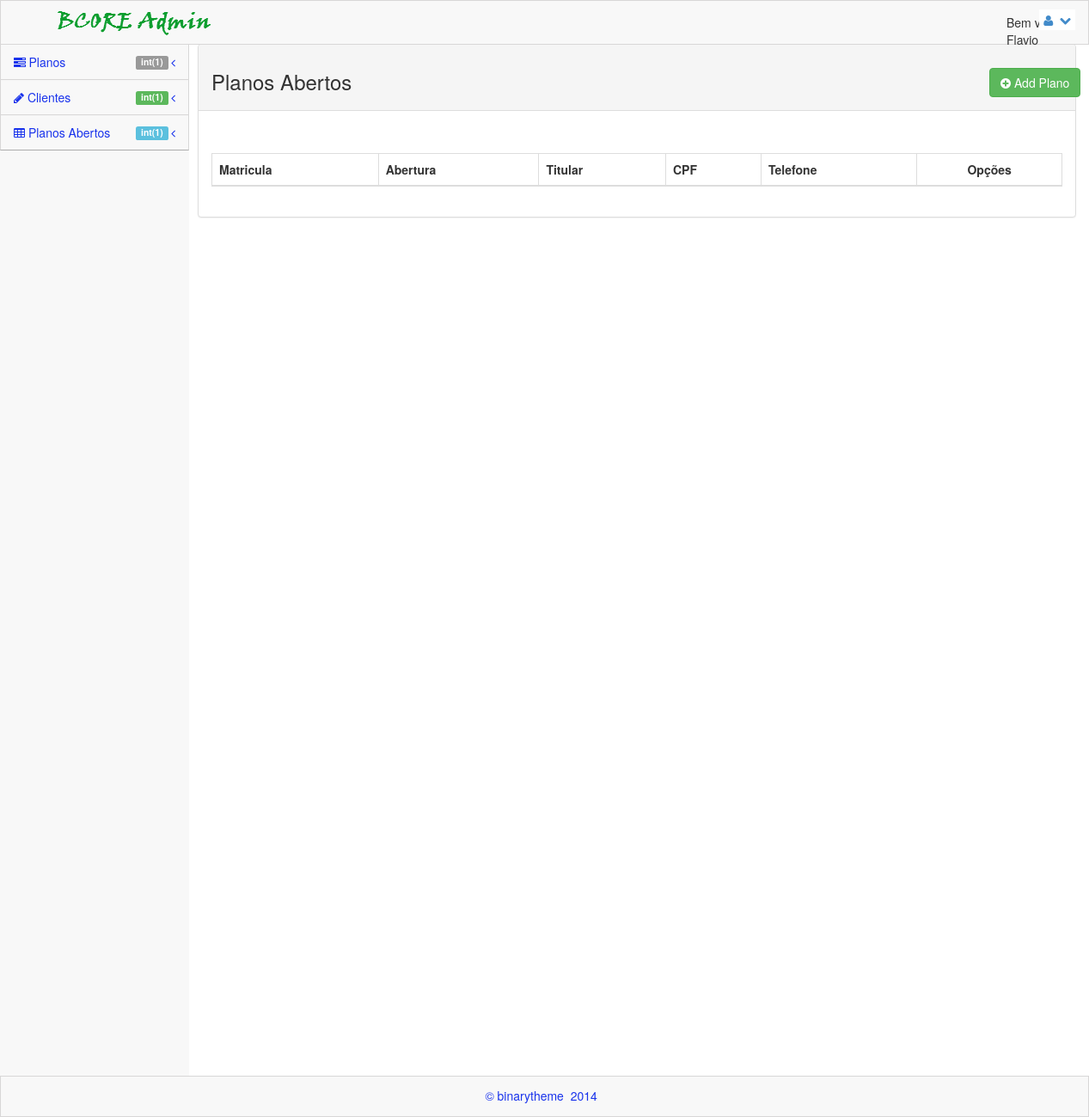
/views/abertos.php (signed in), run on an earlier commit of the app's database.
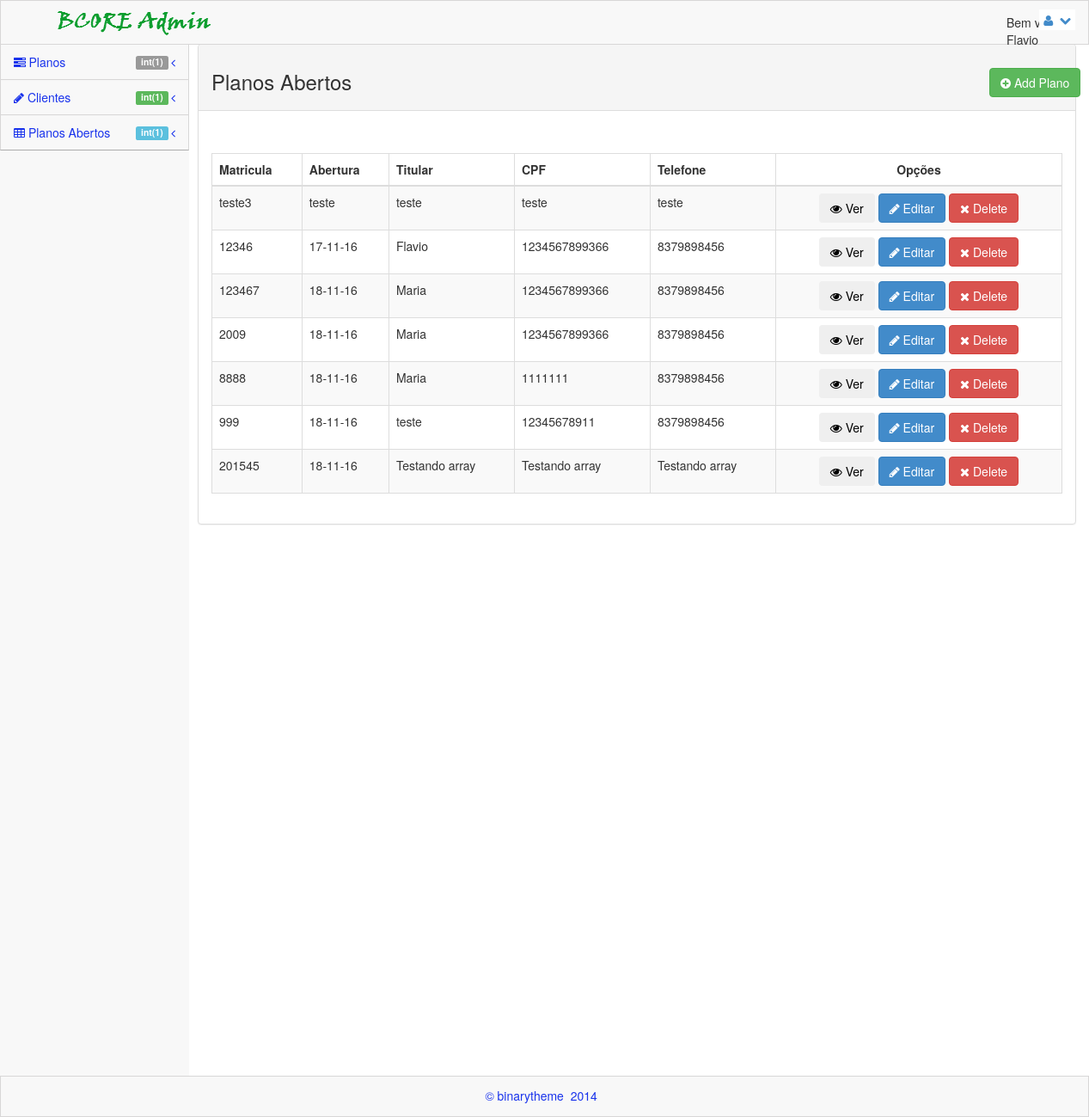
And on a later commit of the database.
### tables this page shows
CREATE TABLE `planos` (
  `id` int(11) NOT NULL,
  `matricula` varchar(50) NOT NULL,
  `dtabertura` varchar(20) NOT NULL,
  `ntitular` varchar(200) NOT NULL,
  `sexo` varchar(20) NOT NULL,
  `dtnasc` varchar(30) NOT NULL,
  `cpf` varchar(20) NOT NULL,
  `rg` varchar(20) NOT NULL,
  `org` varchar(10) NOT NULL,
  `profissao` varchar(30) NOT NULL,
  `mae` varchar(100) NOT NULL,
  `endereco` varchar(100) NOT NULL,
  `num` varchar(10) NOT NULL,
  `bairro` varchar(30) NOT NULL,
  `cidade` varchar(50) NOT NULL,
  `uf` varchar(5) NOT NULL,
  `cep` varchar(20) NOT NULL,
  `telefone` varchar(50) NOT NULL,
  `email` varchar(50) NOT NULL,
  `status` varchar(20) NOT NULL,
  `ndep1` varchar(200) NOT NULL,
  `data1` varchar(20) DEFAULT NULL,
  `ndep2` varchar(200) NOT NULL,
  `data2` varchar(20) NOT NULL,
  `ndep3` varchar(200) NOT NULL,
  `data3` varchar(20) NOT NULL,
  `ndep4` varchar(200) NOT NULL,
  `data4` varchar(20) NOT NULL,
  `ndep5` varchar(200) NOT NULL,
  `data5` varchar(20) NOT NULL,
  `ndep6` varchar(200) NOT NULL,
  `data6` varchar(20) NOT NULL,
  `ndep7` varchar(200) NOT NULL,
  `data7` varchar(20) NOT NULL,
  `ndep8` varchar(200) NOT NULL,
  `data8` varchar(20) NOT NULL,
  `ndep9` varchar(200) NOT NULL,
  `data9` varchar(20) NOT NULL,
  `ndep10` varchar(200) NOT NULL,
  `data10` varchar(20) NOT NULL
);

### model/Contrato.class.php (called while the page is built, shortened)
<?php
    require_once 'Conexao.class.php';
class Contrato{
    private $con;
    function __construct() {
        $conexao = new Conexao();
        $this->con = $conexao->getConexao();
    }
    function listaAbertos(){
        $abertos = $this->con->query("SELECT * FROM planos WHERE status = 'aberto'");
        if ($abertos->rowCount() > 0) {
            return $abertos->fetchALL(PDO::FETCH_ASSOC);
        }
    }
}
?>

### model/Conexao.class.php (called while the page is built)
<?php
class Conexao {
    public static $instance;
    public static function getConexao() {
        if (!isset(self::$instance)) {
            self::$instance = new PDO('mysql:host=localhost;dbname=apcef', 'root', '');
        }
        return self::$instance;
}
}

### controller/Controller.class.php (called while the page is built, shortened)
<?php
class Controller {
    function contratosAbertos(){
        $chm = new Contrato();
        $abertos = $chm->listaAbertos();
        return $abertos;
    }
}

### views/abertos.php (the view, shortened to what this page needs)
<?php
    include_once '../controller/Controller.class.php';
    include_once '../model/Contrato.class.php';
    $c = new Controller();
    $c->logouf();
    $abertos = $c->contratosAbertos();
?>
<!DOCTYPE html>
 <html lang="pt-br">
<head>
    <link rel="stylesheet" href="../plugins/bootstrap/css/bootstrap.css" />
    <link rel="stylesheet" href="../css/main.css" />
    <link rel="stylesheet" href="../css/theme.css" />
    <link rel="stylesheet" href="../css/MoneAdmin.css" />
    <link rel="stylesheet" href="../plugins/Font-Awesome/css/font-awesome.css" />
    <link href="../plugins/dataTables/dataTables.bootstrap.css" rel="stylesheet" />
</head>
<body class="padTop53 " >
    <div id="wrap">
        <?php
            include 'menu.php';
        ?>
        <div id="content">
            <div class="inner">
             <div class="row">
                <div class="col-lg-12">
                    <div class="panel panel-default">
                        <div class="panel-heading">
                          <h3>Planos Abertos</h3>
                        </div>
                        <div style="position: relative; top: -30px; left: -30px;">
                            <button class="btn btn-success" style="position: relative; left: 950px; top: -20px;" onClick="javascript:window.location.href='formulario.php'"><i class="icon-plus-sign icon-white"></i> Add Plano</button>
                        </div>
                        <div class="panel-body">
                            <div class="table-responsive">
                                <table class="table table-striped table-bordered table-hover" id="dataTables-example">
                                    <thead>
                                        <tr>
                                            <th>Matricula</th>
                                            <th>Abertura</th>
                                            <th>Titular</th>
                                            <th>CPF</th>
                                            <th>Telefone</th>
                                            <th style="text-align: center;">Opções</th>
                                        </tr>
                                    </thead>
                                    <tbody>
                                        <?php if($abertos): ?>
                                        <?php foreach($abertos as $contratos): ?>
                                        <tr class="odd gradeX">
                                            <td class="center"><?php echo $contratos['matricula']; ?></td>
                                            <td class="center"><?php echo $contratos['dtabertura']; ?></td>
                                            <td class="center"><?php echo $contratos['ntitular']; ?></td>
                                            <td class="center"><?php echo $contratos['cpf']; ?></td>
                                            <td class="center"><?php echo $contratos['telefone']; ?></td>
                                            <td style="text-align: center;">
                                                <button class="btn" data-toggle="modal" data-target="#formModal"><i class="icon-eye-open"></i> Ver </button>
                                                <button class="btn btn-primary" onClick="javascript:window.location.href='editarcontrato.php'"><i class="icon-pencil icon-white"></i> Editar</button>
                                                <button class="btn btn-danger"><i class="icon-remove icon-white"></i> Delete</button>
                                            </td>
                                        </tr>
                                        <?php endforeach; ?>
                                        <?php endif; ?>
                                    </tbody>
                                </table>
                            </div>
                        </div>
                    </div>
                </div>
            </div>
            </div>
        </div>
        <div class="row">
            <div class="col-lg-12">
            </div>
        </div>
    </div>
    <div id="footer">
        <p>&copy;  binarytheme &nbsp;2014 &nbsp;</p>
    </div>
</body>
</html>

What changed in the data, as far as the page shows it:
added planos: matricula "teste3", dtabertura "teste", ntitular "teste", cpf "teste", telefone "teste"
added planos: matricula "12346", dtabertura "17-11-16", ntitular "Flavio", cpf "1234567899366", telefone "8379898456"
added planos: matricula "123467", dtabertura "18-11-16", ntitular "Maria", cpf "1234567899366", telefone "8379898456"
added planos: matricula "2009", dtabertura "18-11-16", ntitular "Maria", cpf "1234567899366", telefone "8379898456"
added planos: matricula "8888", dtabertura "18-11-16", ntitular "Maria", cpf "1111111", telefone "8379898456"
added planos: matricula "999", dtabertura "18-11-16", ntitular "teste", cpf "12345678911", telefone "8379898456"
added planos: matricula "201545", dtabertura "18-11-16", ntitular "Testando array", cpf "Testando array", telefone "Testando array"
